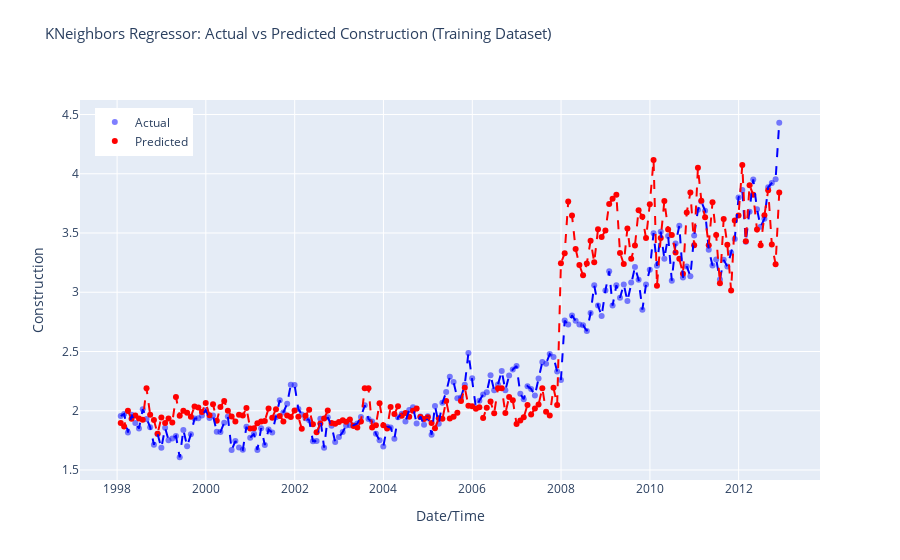

The notebook cell saved with this chart:
### Code cell
# Make predictions on the train data
y_pred = model.predict(X_train_data)

# Calculate evaluation metrics
mse = mean_squared_error(y_train_data, y_pred)
rmse = np.sqrt(mse)
r2 = r2_score(y_train_data, y_pred)

# Print the evaluation metrics
print('Mean Squared Error (MSE):', mse)
print('Root Mean Squared Error (RMSE):', rmse)
print('R-squared (R2):', r2)

# Combine y_test and y_pred into a DataFrame for easier plotting
predictions = pd.DataFrame({'Construction': y_train_data, 'prediction_label': y_pred}, index=X_train_data.index)

# Sort predictions DataFrame by index
predictions.sort_index(inplace=True)

# Create Plotly figure
fig = make_subplots(rows=1, cols=1, shared_xaxes=True, shared_yaxes=True)

# Add scatter plot for actual values
fig.add_trace(go.Scatter(x=predictions.index, y=predictions['Construction'],
                         mode='markers', marker=dict(color='blue', opacity=0.5),
                         name='Actual'), row=1, col=1)

# Add scatter plot for predicted values
fig.add_trace(go.Scatter(x=predictions.index, y=predictions['prediction_label'],
                         mode='markers', marker=dict(color='red'),
                         name='Predicted'), row=1, col=1)

# Add lines for sorted actual values
fig.add_trace(go.Scatter(x=predictions.index, y=predictions['Construction'].sort_index(),
                         mode='lines', line=dict(color='blue', dash='dash'),
                         showlegend=False), row=1, col=1)

# Add lines for sorted predicted values
fig.add_trace(go.Scatter(x=predictions.index, y=predictions['prediction_label'].sort_index(),
                         mode='lines', line=dict(color='red', dash='dash'),
                         showlegend=False), row=1, col=1)

fig.update_layout(title_text='KNeighbors Regressor: Actual vs Predicted Construction (Training Dataset)',
                  title_font_size=15, title_y=.95,
                  xaxis_title='Date/Time', yaxis_title='Construction',
                  legend=dict(x=0.02, y=0.98),
                  grid=dict(rows=1, columns=1, ygap=0.2))

# Show interactive plot
fig.show()

### Figure 1 — Plotly figure (JSON) as saved in the notebook; plotly's stock layout.template omitted (floating-point values rounded to 4 significant figures; data arrays with more than 128 entries replaced by an {"elided": "..."} marker saying what was removed)
{"data": [{"marker": {"color": "blue", "opacity": 0.5}, "mode": "markers", "name": "Actual", "type": "scatter", "x": {"elided": "179 str values"}, "xaxis": "x", "y": {"elided": "179 float values"}, "yaxis": "y"}, {"marker": {"color": "red"}, "mode": "markers", "name": "Predicted", "type": "scatter", "x": {"elided": "179 str values"}, "xaxis": "x", "y": {"elided": "179 float values"}, "yaxis": "y"}, {"line": {"color": "blue", "dash": "dash"}, "mode": "lines", "showlegend": false, "type": "scatter", "x": {"elided": "179 str values"}, "xaxis": "x", "y": {"elided": "179 float values"}, "yaxis": "y"}, {"line": {"color": "red", "dash": "dash"}, "mode": "lines", "showlegend": false, "type": "scatter", "x": {"elided": "179 str values"}, "xaxis": "x", "y": {"elided": "179 float values"}, "yaxis": "y"}], "layout": {"grid": {"columns": 1, "rows": 1, "ygap": 0.2}, "legend": {"x": 0.02, "y": 0.98}, "title": {"font": {"size": 15}, "text": "KNeighbors Regressor: Actual vs Predicted Construction (Training Dataset)", "y": 0.95}, "xaxis": {"anchor": "y", "domain": [0, 1], "title": {"text": "Date/Time"}}, "yaxis": {"anchor": "x", "domain": [0, 1], "title": {"text": "Construction"}}}}
